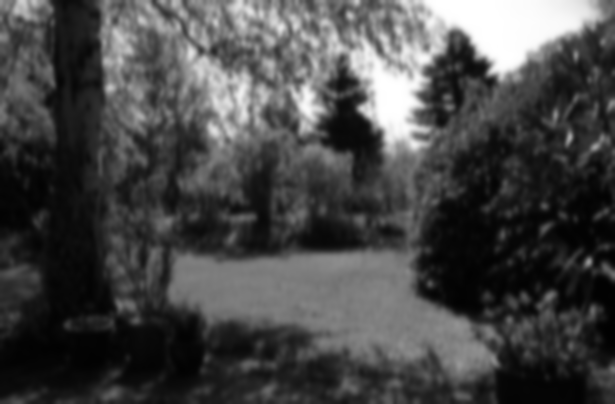
//> input picture image processing/task4/04_noise.png, 615 x 404 px, given in place of , which was not available
$ ./task4   (built with g++ and OpenCV 4)
//> lines starting //> are read from the running program, lines starting //| are printed output that depends on the picture; pictures that were not available may be replaced by others from this repository, and a replacement may not be noted
//> further down, src_rgb is the input picture: 404 rows x 615 cols, CV_8UC3; min 1, max 255, mean 71.1
### image processing/task4/pch.h
// Tips for Getting Started:
//   1. Use the Solution Explorer window to add/manage files
//   2. Use the Team Explorer window to connect to source control
//   3. Use the Output window to see build output and other messages
//   4. Use the Error List window to view errors
//   5. Go to Project > Add New Item to create new code files, or Project > Add Existing Item to add existing code files to the project
//   6. In the future, to open this project again, go to File > Open > Project and select the .sln file

#ifndef PCH_H
#define PCH_H

// TODO: add headers that you want to pre-compile here

#endif //PCH_H

### image processing/task4/task4.cpp
#include "pch.h"
#include <stdio.h>
#include <stdlib.h>
#include <string.h>
#include <iostream>

#include <opencv2/imgproc/imgproc.hpp>
#include <opencv2/highgui/highgui.hpp>


//  Function to generate white noise.
//  Intesity is a maximum noise intenzity.
void bilySum(const cv::Mat& src, cv::Mat& dst, float intensity)
{
//> called with intensity = 0.1
	cv::RNG rng;
	cv::Mat noise = cv::Mat::zeros(src.size(), CV_32SC1);
	for (int i = 0; i < noise.rows*noise.cols; ++i) {
		// generate values of white noise and update the image pixel values
		// use function: rng.gaussian(double sigma)
		// and equation for Gauss pass white noise
		// samples of the white noise with variation e.g. 0.2 compute like:
		// v = sqrt(power=0.2) * gaussian(sigma=1.0)
		// function gaussian() generates random values with normal distribution with mean value 0 and variance 1.
		noise.at<int>(i) = 0.0;
	}
//> noise: 404 rows x 615 cols, CV_32SC1; every value is 0
	cv::Mat tmp;
	src.convertTo(tmp, noise.type());
	tmp = tmp + noise;
	tmp.convertTo(dst, src.type());
}


//  Function to filter the image with Gaussian filter.
//     - filter size in pixeles
//	   - sigma is a variance to compute values of Gaussian function
void separabilityGauss(const cv::Mat& src, int size, double sigma, cv::Mat& sepDst, cv::Mat& noSepDst, int &noSepCnt, int &sepCnt)
{
//> called with size = 45, sigma = 8
	// size - we need an odd number, min 3
	int center = size / 2;
	center = MAX(1, center);
	size = 2 * center + 1;

	// prepare a Gaussian filter v 1D
	cv::Mat gauss1D = cv::Mat::zeros(1, size, CV_64FC1);

	// implement Gaussian coefficients using Gaussian equation
	/*  Working area - begin */
	const double pi = 3.1415926535897;

	for (int i = 0; i < size; i++) {
		// Gaussian: 1 / (sigma * sqrt(2*pi)) * exp( -(1/2) * ((x - mean) / sigma)^2 )
		double value = 1/(sigma * std::pow(2 * pi, 1/2)) * exp( -0.5 * std::pow( (i - center) / sigma , 2) ); // Use the gaussian equation to calculate the coefficients.
		//std::cout << i << ": " << value << std::endl;
		gauss1D.at<double>(0, i) = value; // Assign the values to the gauss1D filter.
	}

	/*  Working area - end */

	// nomalize valuers
	gauss1D = gauss1D / (sum(gauss1D).val[0] + 0.00001);

	// prepare Gaussian filter in 2D
	// we use convolution of 1D Gauss. kernel in x a y directions with unit impulse
	cv::Mat gauss2D = cv::Mat::zeros(size, size, CV_64FC1);
	gauss2D.at<double>(center, center) = 1.;
	filter2D(gauss2D, gauss2D, -1, gauss1D);
	filter2D(gauss2D, gauss2D, -1, gauss1D.t());
	gauss2D = gauss2D / (sum(gauss2D).val[0] + 0.00001);

	// apply prepared filter to source image
	// use the separability of the operator - use 1D filter
	// implement using opencv functions 'filter2D' and transpose of matrix mat.t()

	/*  Working area - begin */

	cv::Mat tmp = src; // Set a temporary Mat to hold the output of the operation.

	cv::filter2D(src, tmp, -1, gauss1D.t());
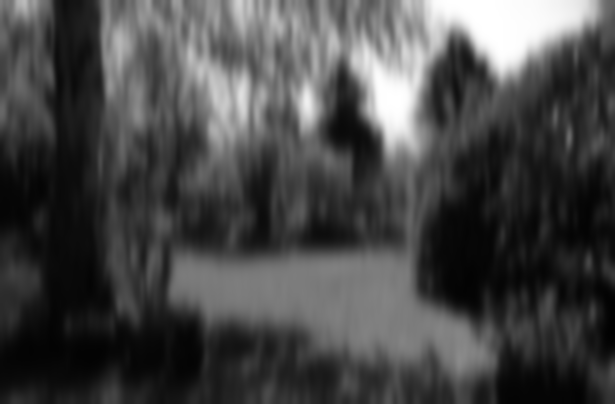
//> src: 404 rows x 615 cols, CV_8UC1; min 1, max 255, mean 71.1

	// Show images (for testing)
	//cv::imshow("input", src);
	//cv::imshow("output1D", src);

	/*  Working area - end */


	// here apply prepared 2D filter to source image
	// implement using opencv function 'filter2D'

	/*  Working area - begin */

	cv::filter2D(src, tmp, -1, gauss2D);
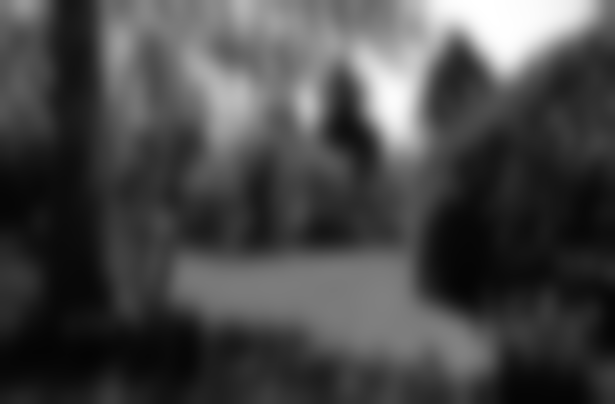
//> src: 404 rows x 615 cols, CV_8UC1; min 4, max 255, mean 71.1

	// Show images (for testing)
	//cv::imshow("output2D", tmp);
	//cv::waitKey(0);

	/*  Working area - end */

	// manually compute and store to variables below - amount of operations to compute one output pixel with/without the separable filter
	sepCnt = 0;
	noSepCnt = 0;

	return;
}


/*  */
void checkDifferences(const cv::Mat test, const cv::Mat ref, std::string tag, bool save = false);


//---------------------------------------------------------------------------
//---------------------------------------------------------------------------

//
// Examples of input parameters
// ./mt-04 ../../data/garden.png 0.2 31 2.0

int main(int argc, char* argv[])
{
	std::string img_path = "";
	float noise_amp = 0.1;
	int filter_size = 45;
	float sigma = 8.0;

	// check input parameters
	if (argc > 1) img_path = std::string(argv[1]);
	if (argc > 2) noise_amp = atof(argv[2]);
	if (argc > 3) filter_size = atoi(argv[3]);
	if (argc > 4) sigma = atof(argv[4]);

	// load testing images
	cv::Mat src_rgb = cv::imread(img_path);

	// check testing images
	if (src_rgb.empty()) {
		std::cout << "Failed to load image: " << img_path << std::endl;
		return -1;
	}

	cv::Mat src_gray;
	cv::cvtColor(src_rgb, src_gray, cv::COLOR_BGR2GRAY); // CV_BGR2GRAY -> COLOR_BGR2GRAY

	//---------------------------------------------------------------------------

	cv::Mat diff, gray, zasum, sepOut, noSepOut, gauss_ref;
	int noSepCnt, sepCnt;

	bilySum(src_gray, zasum, noise_amp);

	separabilityGauss(zasum, filter_size, sigma, sepOut, noSepOut, noSepCnt, sepCnt);
//> noSepCnt = 0; sepCnt = 0
	cv::GaussianBlur(zasum, gauss_ref, cv::Size(filter_size, filter_size), sigma);

	// evaluation
	checkDifferences(zasum, src_gray, "04_noise", true);
	checkDifferences(sepOut, gauss_ref, "04_gaussSep", true);
	checkDifferences(noSepOut, gauss_ref, "04_gaussNoSep", true);
	std::cout << " " << noSepCnt << " " << sepCnt << std::endl;

	return 0;
}
//---------------------------------------------------------------------------


void checkDifferences(const cv::Mat test, const cv::Mat ref, std::string tag, bool save)
{
//> called with tag = "04_noise", save = true
	double mav = 255., err = 255., nonzeros = 255.;
	cv::Mat diff;

	if (!test.empty() && !ref.empty()) {
		cv::absdiff(test, ref, diff);
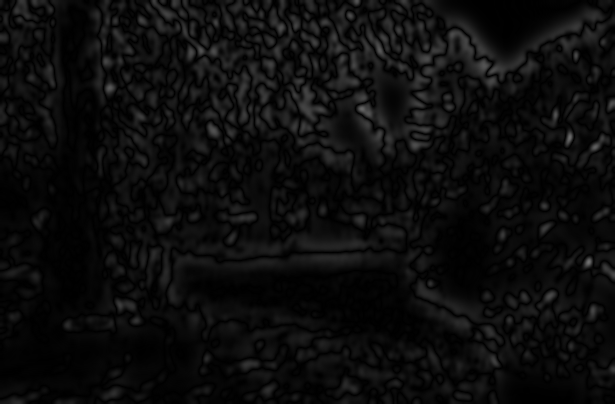
//> diff: 404 rows x 615 cols, CV_8UC1; min 0, max 112, mean 12.2
		cv::minMaxLoc(diff, NULL, &mav);
//> mav = 112
		err = (cv::sum(diff).val[0] / (diff.rows*diff.cols));
//> err = 12.25
		nonzeros = 1. * cv::countNonZero(diff) / (diff.rows*diff.cols);
//> nonzeros = 0.959
	}

	if (save) {
		if (!test.empty()) { cv::imwrite((tag + ".png").c_str(), test); }
		if (!diff.empty()) { diff *= 255;	cv::imwrite((tag + "_err.png").c_str(), diff); }
//> after `diff *= 255`:
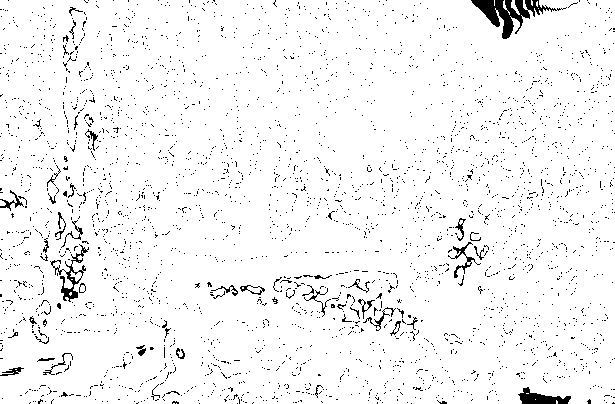
//> diff: 404 rows x 615 cols, CV_8UC1; 95.9% white; black in thin lines or dots
	}

	printf("%s %.2f %.2f %.2f ", tag.c_str(), err, nonzeros, mav);
//| 04_noise 12.25 0.96 112.00
//|  0 0

	return;
}
